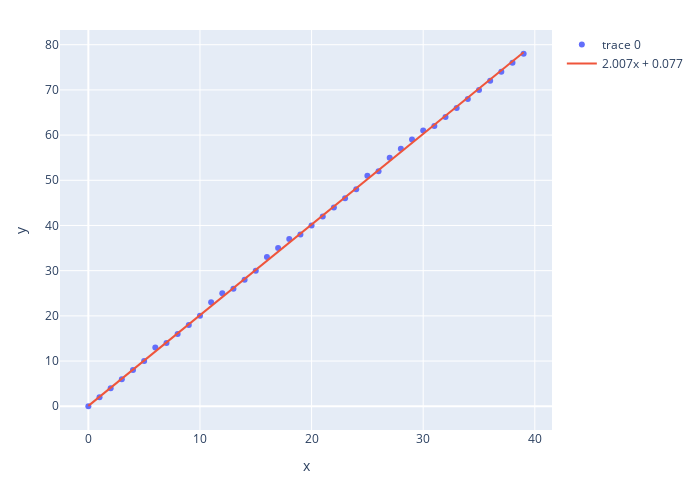

This figure's notebook cell:
### Code cell
points = create_dataset(datapoints=40, variance=1, correlation='pos')
fit(points)

### Figure 1 — Plotly figure (JSON) as saved in the notebook; plotly's stock layout.template omitted (floating-point values rounded to 4 significant figures)
{"data": [{"mode": "markers", "type": "scatter", "x": [0, 1, 2, 3, 4, 5, 6, 7, 8, 9, 10, 11, 12, 13, 14, 15, 16, 17, 18, 19, 20, 21, 22, 23, 24, 25, 26, 27, 28, 29, 30, 31, 32, 33, 34, 35, 36, 37, 38, 39], "y": [0, 2, 4, 6, 8, 10, 13, 14, 16, 18, 20, 23, 25, 26, 28, 30, 33, 35, 37, 38, 40, 42, 44, 46, 48, 51, 52, 55, 57, 59, 61, 62, 64, 66, 68, 70, 72, 74, 76, 78]}, {"mode": "lines", "name": "2.007x + 0.077", "type": "scatter", "x": [0, 1, 2, 3, 4, 5, 6, 7, 8, 9, 10, 11, 12, 13, 14, 15, 16, 17, 18, 19, 20, 21, 22, 23, 24, 25, 26, 27, 28, 29, 30, 31, 32, 33, 34, 35, 36, 37, 38, 39], "y": [0.07677, 2.084, 4.091, 6.098, 8.105, 10.11, 12.12, 14.13, 16.13, 18.14, 20.15, 22.15, 24.16, 26.17, 28.18, 30.18, 32.19, 34.2, 36.2, 38.21, 40.22, 42.22, 44.23, 46.24, 48.25, 50.25, 52.26, 54.27, 56.27, 58.28, 60.29, 62.29, 64.3, 66.31, 68.32, 70.32, 72.33, 74.34, 76.34, 78.35]}], "layout": {"autosize": false, "height": 500, "margin": {"b": 70, "l": 60, "r": 50, "t": 30}, "width": 700, "xaxis": {"title": {"text": "x"}}, "yaxis": {"title": {"text": "y"}}}}
